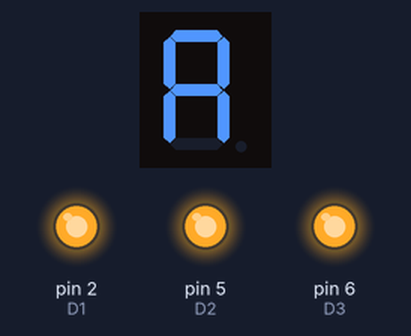
Bench run of a sketch on a simulated Arduino Uno, built with avr-gcc and run on an emulated ATmega328P. On the bench: 1-digit seven-segment display, output pins drawn as LEDs (lit = HIGH). Wiring (inferred from the names in the program): 1-digit 7-segment display, segments lit when HIGH: segments pin 3, pin 7, pin 11, pin 12, pin 13, pin 4, pin 10. Random numbers use the default seed unless the sketch sets one; the segment pins are drawn as the display they are named for; pins used as bus, display or sensor lines are not drawn.

Above: at 0.1 s.
At 1.6 s:
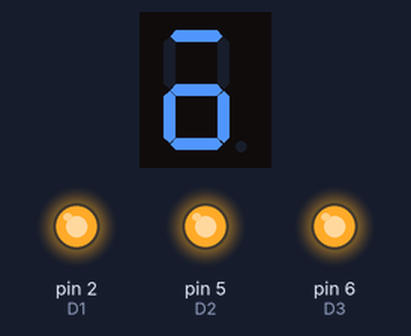
At 2.1 s:
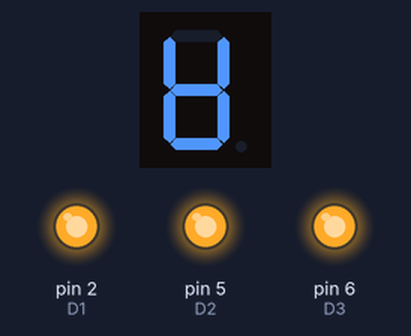
At 3.6 s:
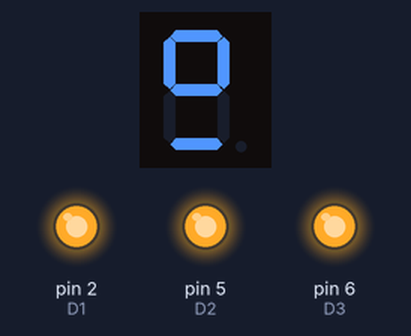
At 18.42 s:
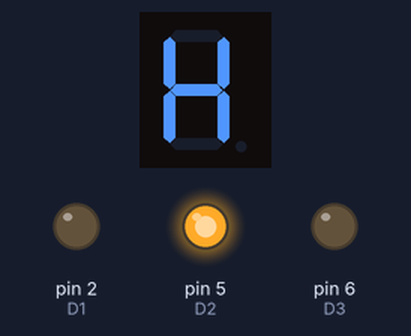
At 39.87 s:
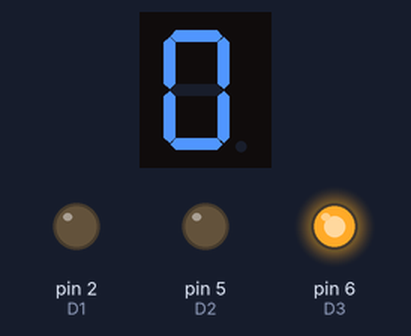
Timing chart, 0 to 40.0 s (numbered marks = the images above):
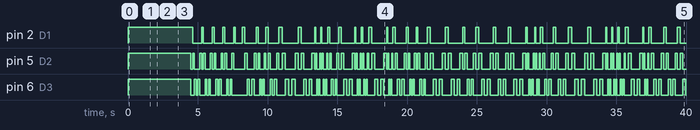

The sketch:

4Digit7SegmentLEDDisplay.ino
```cpp
enum SEGMENT_POSITIONS
{
  SEGMENT_POS_1 = 0,
  SEGMENT_POS_2 = 1,
  SEGMENT_POS_3 = 2,
  SEGMENT_POS_4 = 3
};

struct KEY
{
  int _keyId;
};

enum KEYS
{
  NUM_0 = 0,
  NUM_1 = 1,
  NUM_2 = 2,
  NUM_3 = 3,
  NUM_4 = 4,
  NUM_5 = 5,
  NUM_6 = 6,
  NUM_7 = 7,
  NUM_8 = 8,
  NUM_9 = 9,
  CHAR_A = 10,
  CHAR_C = 11,
  CHAR_E = 12,
  CHAR_F = 13,
  CHAR_H = 14,
  CHAR_I = 15,
  CHAR_L = 16,
  CHAR_P = 17,
  CHAR_U = 18,
  CHAR_DASH_BOTTOM = 19,
  CHAR_DASH_TOP = 20,
  CHAR_DASH = 21,
  CHAR_MINUS = 22,
  CHAR_EQUAL = 23,
  CHAR_SQUARE_BRACKET_LEFT = 24,
  CHAR_SQUARE_BRACKET_RIGHT = 25,
  CHAR_EQUAL_WIDE = 26
};

/*
  D1, D2, D3, D4 are the segment block positions
  PinA, B, C, D, E, F, G are segment positions

    A
   ---
F |   | B
  | G |
   ---
E |   | C
  |   |
   ---
    D
*/

// TOP ROW
int pinA = 3;
int pinB = 7;
int pinF = 4;
int D1 = 2;
int D2 = 5;
int D3 = 6;

// BOTTOM ROW
int pinC = 11;
int pinD = 12;
int pinE = 13;
int pinG = 10;
int D4 = 9;

void setup()
{
  pinMode(pinA, OUTPUT);
  pinMode(pinB, OUTPUT);
  pinMode(pinC, OUTPUT);
  pinMode(pinD, OUTPUT);
  pinMode(pinE, OUTPUT);
  pinMode(pinF, OUTPUT);
  pinMode(pinG, OUTPUT);
  pinMode(D1, OUTPUT);
  pinMode(D2, OUTPUT);
  pinMode(D3, OUTPUT);
  pinMode(D4, OUTPUT);

  BootTest();
}

KEY pingPongKeys[6] = {
    CHAR_SQUARE_BRACKET_LEFT,
    CHAR_EQUAL_WIDE,
    CHAR_EQUAL_WIDE,
    CHAR_SQUARE_BRACKET_RIGHT,
    CHAR_DASH,
    CHAR_DASH};

KEY pingPongKeys2[6] = {
    CHAR_SQUARE_BRACKET_LEFT,
    CHAR_DASH,
    CHAR_DASH,
    CHAR_SQUARE_BRACKET_RIGHT,
    CHAR_EQUAL_WIDE,
    CHAR_EQUAL_WIDE};

void loop()
{
  PingPongLoop(pingPongKeys, random(64, 256));
  PingPongLoop(pingPongKeys2, random(64, 256));
}

void BootTest()
{
  int _delay = 500;
  digitalWrite(pinA, HIGH);
  digitalWrite(pinB, HIGH);
  digitalWrite(pinC, HIGH);
  digitalWrite(pinD, LOW);
  digitalWrite(pinE, HIGH);
  digitalWrite(pinF, HIGH);
  digitalWrite(pinG, HIGH);
  digitalWrite(D1, HIGH);
  digitalWrite(D2, HIGH);
  digitalWrite(D3, HIGH);
  digitalWrite(D4, HIGH);
  delay(_delay);
  digitalWrite(pinA, HIGH);
  digitalWrite(pinB, HIGH);
  digitalWrite(pinC, LOW);
  digitalWrite(pinD, HIGH);
  digitalWrite(pinE, LOW);
  digitalWrite(pinF, HIGH);
  digitalWrite(pinG, HIGH);
  digitalWrite(D1, HIGH);
  digitalWrite(D2, HIGH);
  digitalWrite(D3, HIGH);
  digitalWrite(D4, HIGH);
  delay(_delay);
  digitalWrite(pinA, HIGH);
  digitalWrite(pinB, HIGH);
  digitalWrite(pinC, HIGH);
  digitalWrite(pinD, HIGH);
  digitalWrite(pinE, HIGH);
  digitalWrite(pinF, HIGH);
  digitalWrite(pinG, LOW);
  digitalWrite(D1, HIGH);
  digitalWrite(D2, HIGH);
  digitalWrite(D3, HIGH);
  digitalWrite(D4, HIGH);
  delay(_delay);
  digitalWrite(pinA, HIGH);
  digitalWrite(pinB, LOW);
  digitalWrite(pinC, HIGH);
  digitalWrite(pinD, HIGH);
  digitalWrite(pinE, HIGH);
  digitalWrite(pinF, LOW);
  digitalWrite(pinG, HIGH);
  digitalWrite(D1, HIGH);
  digitalWrite(D2, HIGH);
  digitalWrite(D3, HIGH);
  digitalWrite(D4, HIGH);
  delay(_delay);
  digitalWrite(pinA, LOW);
  digitalWrite(pinB, HIGH);
  digitalWrite(pinC, HIGH);
  digitalWrite(pinD, HIGH);
  digitalWrite(pinE, HIGH);
  digitalWrite(pinF, HIGH);
  digitalWrite(pinG, HIGH);
  digitalWrite(D1, HIGH);
  digitalWrite(D2, HIGH);
  digitalWrite(D3, HIGH);
  digitalWrite(D4, HIGH);
  delay(_delay);
  digitalWrite(pinA, HIGH);
  digitalWrite(pinB, LOW);
  digitalWrite(pinC, HIGH);
  digitalWrite(pinD, HIGH);
  digitalWrite(pinE, HIGH);
  digitalWrite(pinF, LOW);
  digitalWrite(pinG, HIGH);
  digitalWrite(D1, HIGH);
  digitalWrite(D2, HIGH);
  digitalWrite(D3, HIGH);
  digitalWrite(D4, HIGH);
  delay(_delay);
  digitalWrite(pinA, HIGH);
  digitalWrite(pinB, HIGH);
  digitalWrite(pinC, HIGH);
  digitalWrite(pinD, HIGH);
  digitalWrite(pinE, HIGH);
  digitalWrite(pinF, HIGH);
  digitalWrite(pinG, LOW);
  digitalWrite(D1, HIGH);
  digitalWrite(D2, HIGH);
  digitalWrite(D3, HIGH);
  digitalWrite(D4, HIGH);
  delay(_delay);
  digitalWrite(pinA, HIGH);
  digitalWrite(pinB, HIGH);
  digitalWrite(pinC, LOW);
  digitalWrite(pinD, HIGH);
  digitalWrite(pinE, LOW);
  digitalWrite(pinF, HIGH);
  digitalWrite(pinG, HIGH);
  digitalWrite(D1, HIGH);
  digitalWrite(D2, HIGH);
  digitalWrite(D3, HIGH);
  digitalWrite(D4, HIGH);
  delay(_delay);
  digitalWrite(pinA, HIGH);
  digitalWrite(pinB, HIGH);
  digitalWrite(pinC, HIGH);
  digitalWrite(pinD, LOW);
  digitalWrite(pinE, HIGH);
  digitalWrite(pinF, HIGH);
  digitalWrite(pinG, HIGH);
  digitalWrite(D1, HIGH);
  digitalWrite(D2, HIGH);
  digitalWrite(D3, HIGH);
  digitalWrite(D4, HIGH);
  delay(_delay);

  KEY pingPongKeys[6] = {
      CHAR_SQUARE_BRACKET_LEFT,
      CHAR_EQUAL_WIDE,
      CHAR_EQUAL_WIDE,
      CHAR_SQUARE_BRACKET_RIGHT,
      CHAR_EQUAL_WIDE,
      CHAR_EQUAL_WIDE};

  KEY pingPongKeys2[6] = {
      CHAR_SQUARE_BRACKET_LEFT,
      CHAR_DASH,
      CHAR_DASH,
      CHAR_SQUARE_BRACKET_RIGHT,
      CHAR_DASH,
      CHAR_DASH};

  KEY pingPongKeys3[6] = {
      CHAR_SQUARE_BRACKET_LEFT,
      CHAR_DASH_TOP,
      CHAR_DASH_TOP,
      CHAR_SQUARE_BRACKET_RIGHT,
      CHAR_DASH_BOTTOM,
      CHAR_DASH_BOTTOM};

  PingPongLoop(pingPongKeys, 128);
  PingPongLoop(pingPongKeys2, 128);
  PingPongLoop(pingPongKeys3, 128);
  PingPongOnce(pingPongKeys, 128);
  DisplayKey(KEYS(-1), SEGMENT_POS_1, 0);
  DisplayKey(KEYS(-1), SEGMENT_POS_2, 0);
  DisplayKey(KEYS(-1), SEGMENT_POS_3, 0);
  DisplayKey(KEYS(-1), SEGMENT_POS_4, 0);
  delay(_delay);
}

void PingPongOnce(KEY keys[6], int delayTime)
{
  DisplayKey(KEYS(keys[0]._keyId), SEGMENT_POS_1, delayTime);
  DisplayKey(KEYS(keys[1]._keyId), SEGMENT_POS_2, delayTime);
  DisplayKey(KEYS(keys[2]._keyId), SEGMENT_POS_3, delayTime);
  DisplayKey(KEYS(keys[3]._keyId), SEGMENT_POS_4, delayTime);
  DisplayKey(KEYS(keys[4]._keyId), SEGMENT_POS_3, delayTime);
  DisplayKey(KEYS(keys[5]._keyId), SEGMENT_POS_2, delayTime);
  DisplayKey(KEYS(keys[0]._keyId), SEGMENT_POS_1, delayTime);
}

void PingPongLoop(KEY keys[6], int delayTime)
{
  DisplayKey(KEYS(keys[0]._keyId), SEGMENT_POS_1, delayTime);
  DisplayKey(KEYS(keys[1]._keyId), SEGMENT_POS_2, delayTime);
  DisplayKey(KEYS(keys[2]._keyId), SEGMENT_POS_3, delayTime);
  DisplayKey(KEYS(keys[3]._keyId), SEGMENT_POS_4, delayTime);
  DisplayKey(KEYS(keys[4]._keyId), SEGMENT_POS_3, delayTime);
  DisplayKey(KEYS(keys[5]._keyId), SEGMENT_POS_2, delayTime);
}

void DisplayKey(KEYS key, SEGMENT_POSITIONS position, int delayTime)
{
  // Needs at least 1ms delay otherwise segments don't display correctly.
  if (delayTime < 1)
    delayTime = 1;

  switch (position)
  {
  case SEGMENT_POS_1:
    digitalWrite(D1, HIGH);
    digitalWrite(D2, LOW);
    digitalWrite(D3, LOW);
    digitalWrite(D4, LOW);
    break;

  case SEGMENT_POS_2:
    digitalWrite(D1, LOW);
    digitalWrite(D2, HIGH);
    digitalWrite(D3, LOW);
    digitalWrite(D4, LOW);
    break;

  case SEGMENT_POS_3:
    digitalWrite(D1, LOW);
    digitalWrite(D2, LOW);
    digitalWrite(D3, HIGH);
    digitalWrite(D4, LOW);
    break;

  case SEGMENT_POS_4:
    digitalWrite(D1, LOW);
    digitalWrite(D2, LOW);
    digitalWrite(D3, LOW);
    digitalWrite(D4, HIGH);
    break;

  default:
    digitalWrite(D1, LOW);
    digitalWrite(D2, LOW);
    digitalWrite(D3, LOW);
    digitalWrite(D4, LOW);
    break;
  }

  switch (key)
  {
  case NUM_0:
    digitalWrite(pinA, LOW);
    digitalWrite(pinB, LOW);
    digitalWrite(pinC, LOW);
    digitalWrite(pinD, LOW);
    digitalWrite(pinE, LOW);
    digitalWrite(pinF, LOW);
    digitalWrite(pinG, HIGH);
    delay(delayTime);
    break;
  case NUM_1:
    digitalWrite(pinA, HIGH);
    digitalWrite(pinB, LOW);
    digitalWrite(pinC, LOW);
    digitalWrite(pinD, HIGH);
    digitalWrite(pinE, HIGH);
    digitalWrite(pinF, HIGH);
    digitalWrite(pinG, HIGH);
    delay(delayTime);
    break;
  case NUM_2:
    digitalWrite(pinA, LOW);
    digitalWrite(pinB, LOW);
    digitalWrite(pinC, HIGH);
    digitalWrite(pinD, LOW);
    digitalWrite(pinE, LOW);
    digitalWrite(pinF, HIGH);
    digitalWrite(pinG, LOW);
    delay(delayTime);
    break;
  case NUM_3:
    digitalWrite(pinA, LOW);
    digitalWrite(pinB, LOW);
    digitalWrite(pinC, LOW);
    digitalWrite(pinD, LOW);
    digitalWrite(pinE, HIGH);
    digitalWrite(pinF, HIGH);
    digitalWrite(pinG, LOW);
    delay(delayTime);
    break;
  case NUM_4:
    digitalWrite(pinA, HIGH);
    digitalWrite(pinB, LOW);
    digitalWrite(pinC, LOW);
    digitalWrite(pinD, HIGH);
    digitalWrite(pinE, HIGH);
    digitalWrite(pinF, LOW);
    digitalWrite(pinG, LOW);
    delay(delayTime);
    break;
  case NUM_5:
    digitalWrite(pinA, LOW);
    digitalWrite(pinB, HIGH);
    digitalWrite(pinC, LOW);
    digitalWrite(pinD, LOW);
    digitalWrite(pinE, HIGH);
    digitalWrite(pinF, LOW);
    digitalWrite(pinG, LOW);
    delay(delayTime);
    break;
  case NUM_6:
    digitalWrite(pinA, LOW);
    digitalWrite(pinB, HIGH);
    digitalWrite(pinC, LOW);
    digitalWrite(pinD, LOW);
    digitalWrite(pinE, LOW);
    digitalWrite(pinF, LOW);
    digitalWrite(pinG, LOW);
    delay(delayTime);
    break;
  case NUM_7:
    digitalWrite(pinA, LOW);
    digitalWrite(pinB, LOW);
    digitalWrite(pinC, LOW);
    digitalWrite(pinD, HIGH);
    digitalWrite(pinE, HIGH);
    digitalWrite(pinF, HIGH);
    digitalWrite(pinG, HIGH);
    delay(delayTime);
    break;
  case NUM_8:
    digitalWrite(pinA, LOW);
    digitalWrite(pinB, LOW);
    digitalWrite(pinC, LOW);
    digitalWrite(pinD, LOW);
    digitalWrite(pinE, LOW);
    digitalWrite(pinF, LOW);
    digitalWrite(pinG, LOW);
    delay(delayTime);
    break;
  case NUM_9:
    digitalWrite(pinA, LOW);
    digitalWrite(pinB, LOW);
    digitalWrite(pinC, LOW);
    digitalWrite(pinD, LOW);
    digitalWrite(pinE, HIGH);
    digitalWrite(pinF, LOW);
    digitalWrite(pinG, LOW);
    delay(delayTime);
    break;
  case CHAR_A:
    digitalWrite(pinA, LOW);
    digitalWrite(pinB, LOW);
    digitalWrite(pinC, LOW);
    digitalWrite(pinD, HIGH);
    digitalWrite(pinE, LOW);
    digitalWrite(pinF, LOW);
    digitalWrite(pinG, LOW);
    delay(delayTime);
    break;
  case CHAR_C:
    digitalWrite(pinA, LOW);
    digitalWrite(pinB, HIGH);
    digitalWrite(pinC, HIGH);
    digitalWrite(pinD, LOW);
    digitalWrite(pinE, LOW);
    digitalWrite(pinF, LOW);
    digitalWrite(pinG, HIGH);
    delay(delayTime);
    break;
  case CHAR_E:
    digitalWrite(pinA, LOW);
    digitalWrite(pinB, HIGH);
    digitalWrite(pinC, HIGH);
    digitalWrite(pinD, LOW);
    digitalWrite(pinE, LOW);
    digitalWrite(pinF, LOW);
    digitalWrite(pinG, LOW);
    delay(delayTime);
    break;
  case CHAR_F:
    digitalWrite(pinA, LOW);
    digitalWrite(pinB, HIGH);
    digitalWrite(pinC, HIGH);
    digitalWrite(pinD, HIGH);
    digitalWrite(pinE, LOW);
    digitalWrite(pinF, LOW);
    digitalWrite(pinG, LOW);
    delay(delayTime);
    break;
  case CHAR_H:
    digitalWrite(pinA, HIGH);
    digitalWrite(pinB, LOW);
    digitalWrite(pinC, LOW);
    digitalWrite(pinD, HIGH);
    digitalWrite(pinE, LOW);
    digitalWrite(pinF, LOW);
    digitalWrite(pinG, LOW);
    delay(delayTime);
    break;
  case CHAR_I:
    digitalWrite(pinA, HIGH);
    digitalWrite(pinB, HIGH);
    digitalWrite(pinC, HIGH);
    digitalWrite(pinD, HIGH);
    digitalWrite(pinE, LOW);
    digitalWrite(pinF, LOW);
    digitalWrite(pinG, HIGH);
    delay(delayTime);
    break;
  case CHAR_L:
    digitalWrite(pinA, HIGH);
    digitalWrite(pinB, HIGH);
    digitalWrite(pinC, HIGH);
    digitalWrite(pinD, LOW);
    digitalWrite(pinE, LOW);
    digitalWrite(pinF, LOW);
    digitalWrite(pinG, HIGH);
    delay(delayTime);
    break;
  case CHAR_P:
    digitalWrite(pinA, LOW);
    digitalWrite(pinB, LOW);
    digitalWrite(pinC, HIGH);
    digitalWrite(pinD, HIGH);
    digitalWrite(pinE, LOW);
    digitalWrite(pinF, LOW);
    digitalWrite(pinG, LOW);
    delay(delayTime);
    break;
  case CHAR_U:
    digitalWrite(pinA, HIGH);
    digitalWrite(pinB, LOW);
    digitalWrite(pinC, LOW);
    digitalWrite(pinD, LOW);
    digitalWrite(pinE, LOW);
    digitalWrite(pinF, LOW);
    digitalWrite(pinG, HIGH);
    delay(delayTime);
    break;
  case CHAR_DASH_BOTTOM:
    digitalWrite(pinA, HIGH);
    digitalWrite(pinB, HIGH);
    digitalWrite(pinC, HIGH);
    digitalWrite(pinD, LOW);
    digitalWrite(pinE, HIGH);
    digitalWrite(pinF, HIGH);
    digitalWrite(pinG, HIGH);
    delay(delayTime);
    break;
  case CHAR_DASH_TOP:
    digitalWrite(pinA, LOW);
    digitalWrite(pinB, HIGH);
    digitalWrite(pinC, HIGH);
    digitalWrite(pinD, HIGH);
    digitalWrite(pinE, HIGH);
    digitalWrite(pinF, HIGH);
    digitalWrite(pinG, HIGH);
    delay(delayTime);
    break;
  case CHAR_MINUS:
    digitalWrite(pinA, HIGH);
    digitalWrite(pinB, HIGH);
    digitalWrite(pinC, HIGH);
    digitalWrite(pinD, HIGH);
    digitalWrite(pinE, HIGH);
    digitalWrite(pinF, HIGH);
    digitalWrite(pinG, LOW);
    delay(delayTime);
    break;
  case CHAR_DASH:
    digitalWrite(pinA, HIGH);
    digitalWrite(pinB, HIGH);
    digitalWrite(pinC, HIGH);
    digitalWrite(pinD, HIGH);
    digitalWrite(pinE, HIGH);
    digitalWrite(pinF, HIGH);
    digitalWrite(pinG, LOW);
    delay(delayTime);
    break;
  case CHAR_EQUAL:
    digitalWrite(pinA, HIGH);
    digitalWrite(pinB, HIGH);
    digitalWrite(pinC, HIGH);
    digitalWrite(pinD, LOW);
    digitalWrite(pinE, HIGH);
    digitalWrite(pinF, HIGH);
    digitalWrite(pinG, LOW);
    delay(delayTime);
    break;
  case CHAR_SQUARE_BRACKET_LEFT:
    digitalWrite(pinA, LOW);
    digitalWrite(pinB, HIGH);
    digitalWrite(pinC, HIGH);
    digitalWrite(pinD, LOW);
    digitalWrite(pinE, LOW);
    digitalWrite(pinF, LOW);
    digitalWrite(pinG, HIGH);
    delay(delayTime);
    break;
  case CHAR_SQUARE_BRACKET_RIGHT:
    digitalWrite(pinA, LOW);
    digitalWrite(pinB, LOW);
    digitalWrite(pinC, LOW);
    digitalWrite(pinD, LOW);
    digitalWrite(pinE, HIGH);
    digitalWrite(pinF, HIGH);
    digitalWrite(pinG, HIGH);
    delay(delayTime);
    break;
  case CHAR_EQUAL_WIDE:
    digitalWrite(pinA, LOW);
    digitalWrite(pinB, HIGH);
    digitalWrite(pinC, HIGH);
    digitalWrite(pinD, LOW);
    digitalWrite(pinE, HIGH);
    digitalWrite(pinF, HIGH);
    digitalWrite(pinG, HIGH);
    delay(delayTime);
    break;
  default:
    digitalWrite(pinA, HIGH);
    digitalWrite(pinB, HIGH);
    digitalWrite(pinC, HIGH);
    digitalWrite(pinD, HIGH);
    digitalWrite(pinE, HIGH);
    digitalWrite(pinF, HIGH);
    digitalWrite(pinG, HIGH);
    delay(delayTime);
    break;
  }
}
```

Measured:
- by itself, pin 2 (D1): HIGH → LOW at 4.6 s, → HIGH 0.64 s later, → LOW 0.13 s later, → HIGH 0.64 s later, … (81 changes in this stretch)
- by itself, pin 5 (D2): HIGH → LOW at 4.5 s, → HIGH 0.13 s later, → LOW 0.13 s later, → HIGH 0.38 s later, … (159 changes in this stretch)
- by itself, pin 6 (D3): HIGH → LOW at 4.5 s, → HIGH 0.26 s later, → LOW 0.13 s later, → HIGH 0.13 s later, … (159 changes in this stretch)
- what the display in image 1 shows lasts 0.5 s, from 1.5 s to 2.0 s
- what the display in image 4 shows lasts 0.4 s, from 18.1 s to 18.5 s
